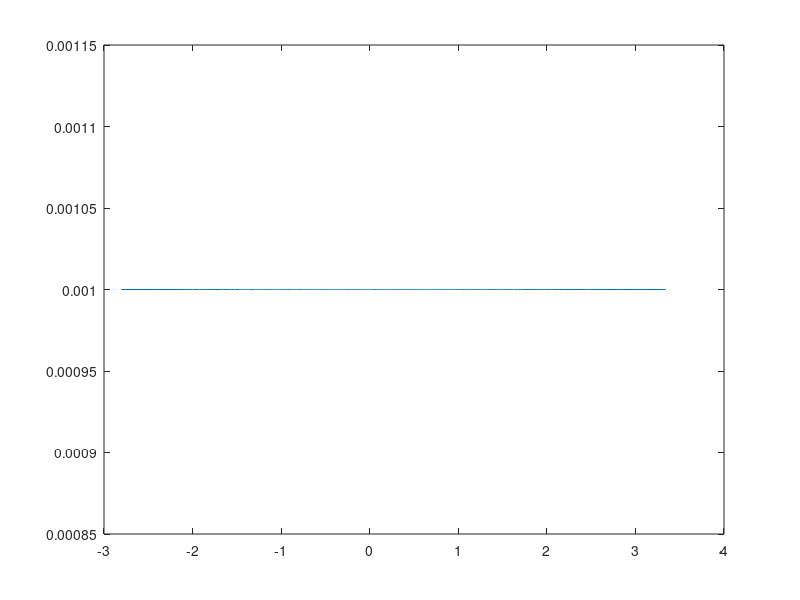

Here is the MATLAB script that generated this plot:
% distribucion de probabilidad empírica de una muestra dada
n = 1000;
p = sort(normrnd(0,1,[1 n]));
q = (1:length(p))/length(p);

% se puede observar que se puede representar la distribución acumulada
plot(p,q);

% al encontrar la derivada de la distribucion acumulada
x = diff(p);
y = diff(q);
plot(p(1:(end-1)),y);